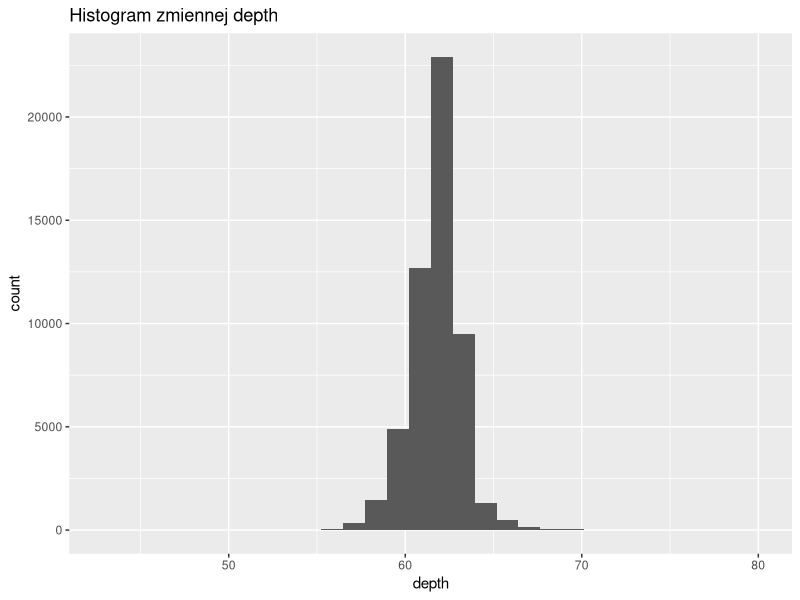
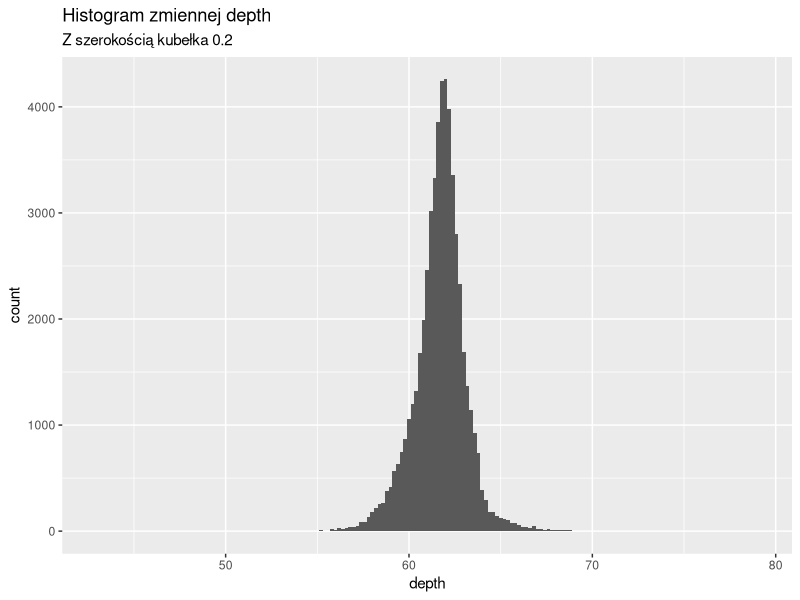
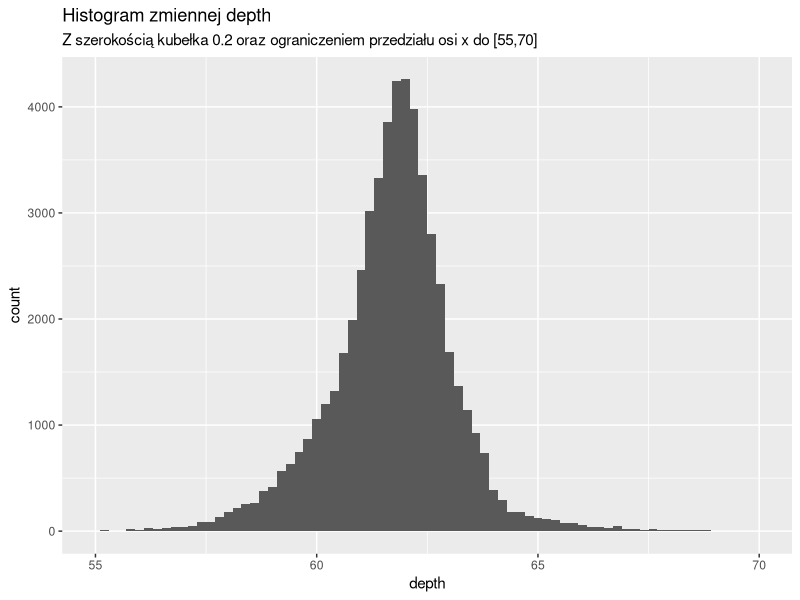
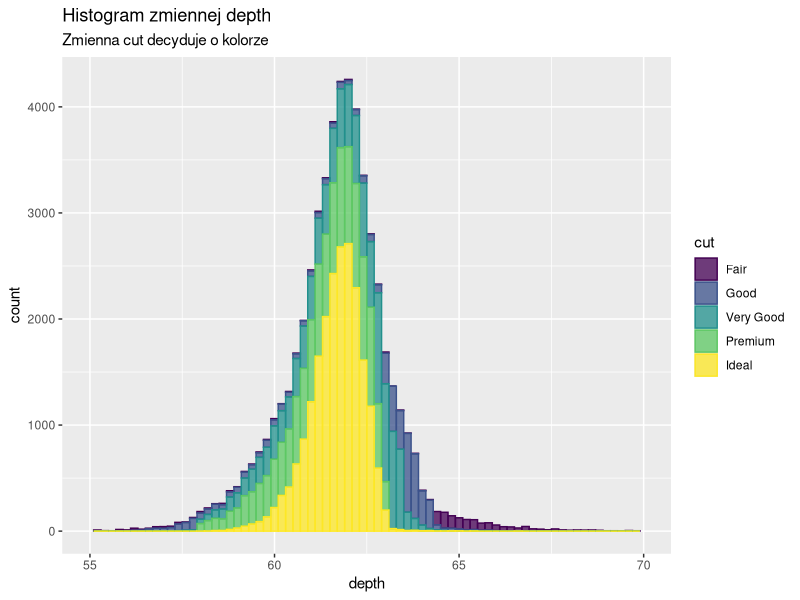
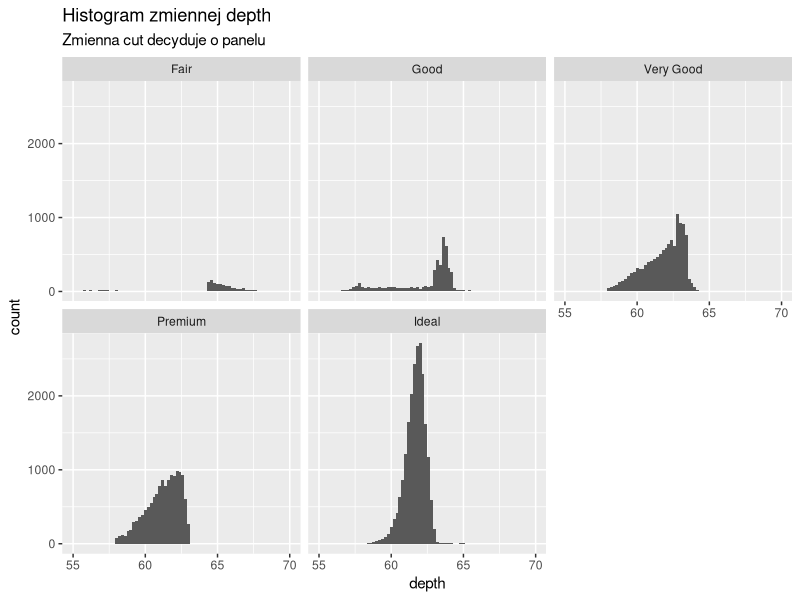
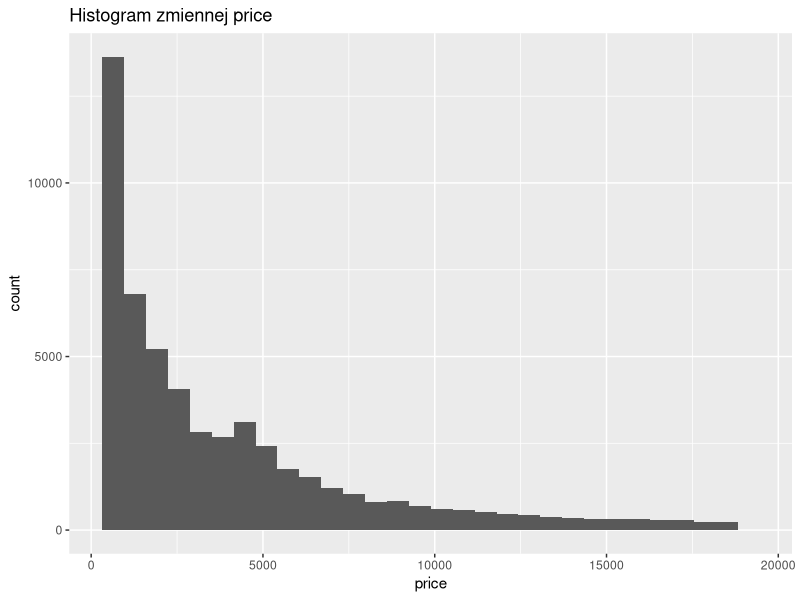
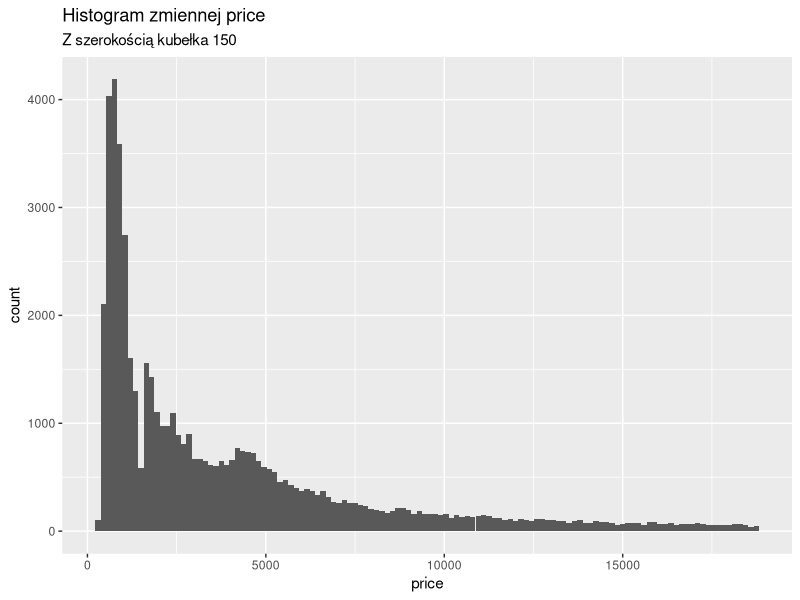
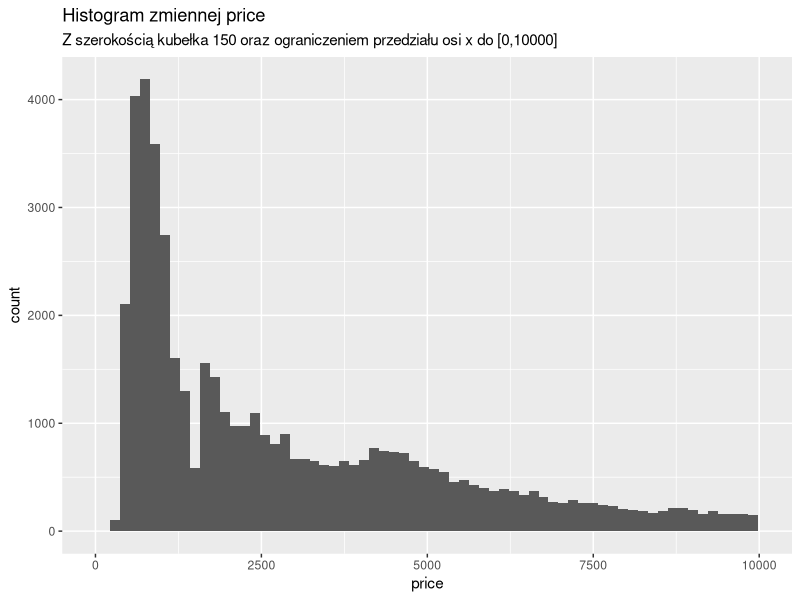

The R source for these figures, in order:
## ---- chunk 1
knitr::opts_chunk$set(echo = TRUE)
options(knitr.kable.NA = "")
## ---- chunk 2
library(ggplot2)
## ---- chunk 3
ggplot(diamonds, aes(depth)) + 
  geom_histogram() +
  labs(title="Histogram zmiennej depth")
## ---- chunk 4
ggplot(diamonds, aes(depth)) + 
  geom_histogram(binwidth = 0.2) +
  labs(
    title="Histogram zmiennej depth",
    subtitle="Z szerokością kubełka 0.2"
    )
## ---- chunk 5
ggplot(diamonds, aes(depth)) + 
  geom_histogram(binwidth = 0.2) + 
  xlim(c(55, 70)) +
  labs(
    title="Histogram zmiennej depth",
    subtitle="Z szerokością kubełka 0.2 oraz ograniczeniem przedziału osi x do [55,70]"
    )
## ---- chunk 6
ggplot(diamonds, aes(depth, color=cut, fill=cut)) + 
  geom_histogram(binwidth = 0.2, alpha=0.75) + 
  xlim(c(55, 70)) +
  labs(
    title="Histogram zmiennej depth",
    subtitle="Zmienna cut decyduje o kolorze"
  )
## ---- chunk 7
ggplot(diamonds, aes(depth)) + 
  geom_histogram(binwidth = 0.2) + 
  xlim(c(55, 70)) + 
  facet_wrap(~cut) +
  labs(
    title="Histogram zmiennej depth",
    subtitle="Zmienna cut decyduje o panelu"
  )
## ---- chunk 8
ggplot(diamonds, aes(price)) + 
  geom_histogram() +
  labs(
    title="Histogram zmiennej price"
  )
## ---- chunk 9
ggplot(diamonds, aes(price)) + 
  geom_histogram(binwidth = 150) +
  labs(
    title="Histogram zmiennej price",
    subtitle="Z szerokością kubełka 150"
  )
## ---- chunk 10
ggplot(diamonds, aes(price)) + 
  geom_histogram(binwidth = 150) + 
  xlim(c(0, 10000)) +
  labs(
    title="Histogram zmiennej price",
    subtitle="Z szerokością kubełka 150 oraz ograniczeniem przedziału osi x do [0,10000]"
  )
## ---- chunk 11
ggplot(diamonds, aes(price, color=cut, fill=cut)) + 
  geom_histogram(binwidth = 150, alpha=0.75) + 
  xlim(c(0, 10000)) +
  labs(
    title="Histogram zmiennej price",
    subtitle="Zmienna cut decyduje o kolorze"
  )
## ---- chunk 12
ggplot(diamonds, aes(price)) + 
  geom_histogram(binwidth = 150) + 
  xlim(c(0, 10000)) +
  facet_wrap(~cut) +
  labs(
    title="Histogram zmiennej price",
    subtitle="Zmienna cut decyduje o panelu"
  )
## ---- chunk 13
ggplot(diamonds, aes(carat, price, color=price)) +
  geom_point(alpha=0.5, position = position_jitter()) +
  geom_smooth(method = "glm", formula = y ~ poly(x,2), color="orange", size=1.5) +
  ylim(c(0, 20000)) +
  labs(
    title="Relacja między zmiennymi carat i price",
    subtitle="Z modelem GLM o formule y ~ poly(x,2)"
    )
